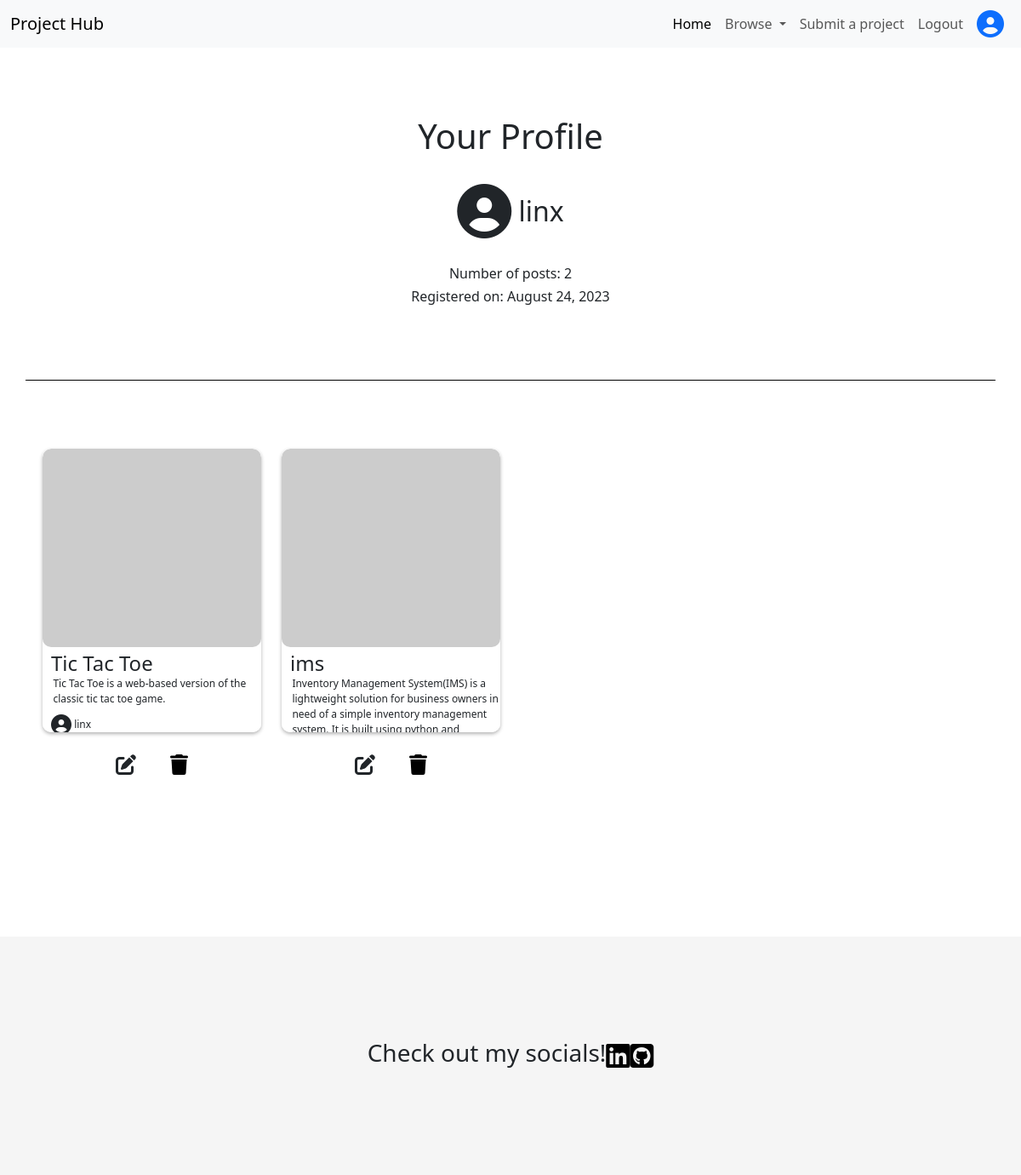
Page /profile_page/ (signed in) on the committed database.
### hub_main/models.py (models this page shows, shortened)
class Post(models.Model):
    title = models.CharField(max_length=200, blank=False)
    slug = models.SlugField(max_length=200, unique=True)
    author = models.ForeignKey(User, on_delete=models.CASCADE, related_name='project_post')
    Category = models.ForeignKey(Category, on_delete=models.CASCADE, related_name='categories')
    created_on = models.DateField(auto_now_add=True)
    description = models.TextField()
    likes = models.ManyToManyField(User, related_name='liked_posts', null=True, blank=True)
    live_link = models.URLField(blank=False)
    github_repo_link = models.URLField()
    class Meta:
        ordering = ['created_on']

### hub_main/views.py (the view)
# urls.py: path('profile_page/', views.profile_page, name='profile_page'),
def profile_page(request):
    context = {
        'posts' : Post.objects.filter(author=request.user),
        'post_count' : Post.objects.filter(author=request.user).count(),
    }
    return render(request, 'profile_page.html', context)

### hub_main/templates/profile_page.html (shortened to what this page needs)
{% extends "base.html" %}
{% load static %}
{% block content %}
<section>
    <div class="container" id="profile-container">
        <h1>Your Profile</h1>
        <div>
            <i class="fa-solid fa-circle-user fa-2xl"></i>
            <span>{{ user }}</span>
        </div>
        <h3>Number of posts: {{ post_count }}</h3>
        <h3>Registered on: {{ user.date_joined|date:"F j, Y" }}</h4>
    </div>
</section>
<section>
    <div class="container-fluid padding-content" id="profile-page-posts">
        <div class="grid">
            <div class="row">
                {% for post in posts %}
                <div class="col-md-3 col-6 profile-post-card">
                    <a href="{% url 'project_details' post.slug %}" style="color:inherit;">
                        <div class="my-card">
                            <img src="https://picsum.photos/500" class="my-card-img" alt="...">
                            <div class="my-card-body">
                                <h5 class="my-card-title">{{ post.title }}</h5>
                                <p class="my-card-text">{{ post.description }}</p>
                                <div class="my-card-author">
                                    <span>{{ post.author }}</span>
                                </div>
                            </div>
                        </div>
                    </a>
                    <div class="post-options">
                        <a class="post-option" style="color: inherit;" href="{% url 'project_update' post.id %}"><i class="fa-solid fa-pen-to-square"></i></a>
                        <button type="button" class="post-option" data-bs-toggle="modal" data-bs-target="#{{ post.slug }}">
                            <i class="fa-solid fa-trash"></i>
                        </button>
                    </div>
                </div>
                {% endfor %}
            </div>
        </div>
    </div>
</section>
{% endblock %}

### hub_main/static/hub_main/css/styles.css (style rules this page uses)
* { margin: 0; padding: 0; box-sizing: border-box; }
.padding-content { padding-left: 50px; padding-right: 50px; }
.profile-post-card { margin-bottom: 80px; }
.my-card { border-radius: 10px; height: 100%; box-shadow: 0 2px 4px rgba(0, 0, 0, 0.3); position: relative; overflow: scroll; background-color: white; }
.my-card img { width: 100%; height: 70%; object-fit: cover; border-radius: 10px; }
.my-card-body { position: absolute; left: 10px; margin-top: 5px; margin-bottom: 5px; }
.my-card-title { font-size: 2vw; margin: 0; padding: 0; }
.my-card-text { font-size: 1vw; margin-bottom: 1vw; margin-left: 0.2vw; }
.my-card-author { font-size: 1vw; }
#profile-container { text-align: center; margin-top: 10vh; padding-bottom: 10vh; border-bottom: 1px solid black; }
#profile-container h1 { margin-bottom: 5vh; }
#profile-container h3 { font-size: medium; }
#profile-container > div { margin-bottom: 5vh; font-size: xx-large; }
#profile-page-posts { margin-top: 10vh; }
.post-options { display: flex; justify-content: center; }
.post-option { border: none; background-color: inherit; font-size: x-large; padding: 20px; }

### rows in the picture
Post: title "Tic Tac Toe", description "Tic Tac Toe is a web-based version of the classic tic tac toe game.", author "linx"
Post: title "ims", description "Inventory Management System(IMS) is a lightweight solution for business owners in need of a simple inventory management…"

### other values in the picture
{{ user }} "linx"
{{ post_count }} "2"
{{ user.date_joined|date:"F j, Y" }} "August 24, 2023"
